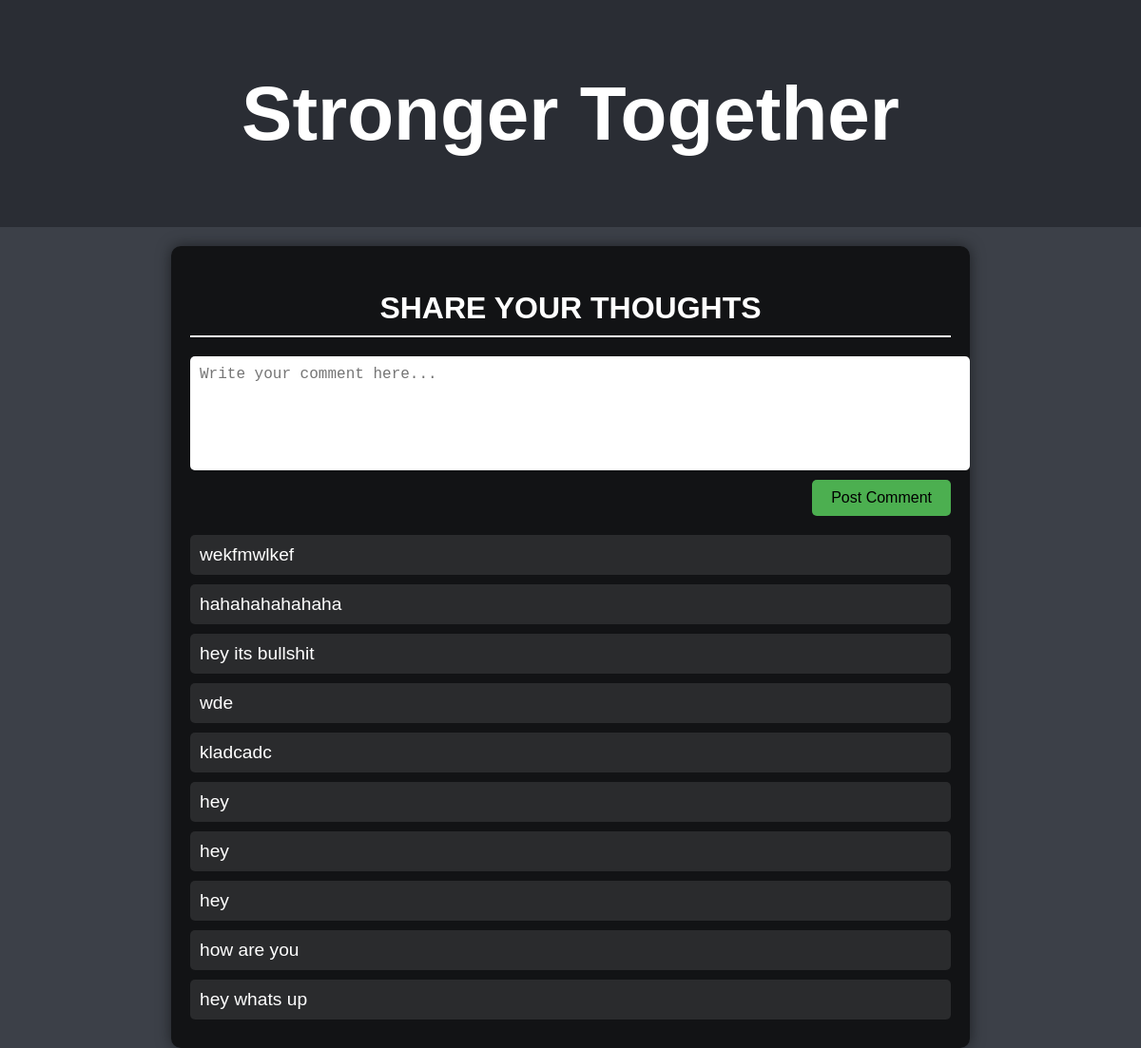
Page /comment/5554a531-fb45-4874-abca-b6b66539c2e8/ on the earlier database version.
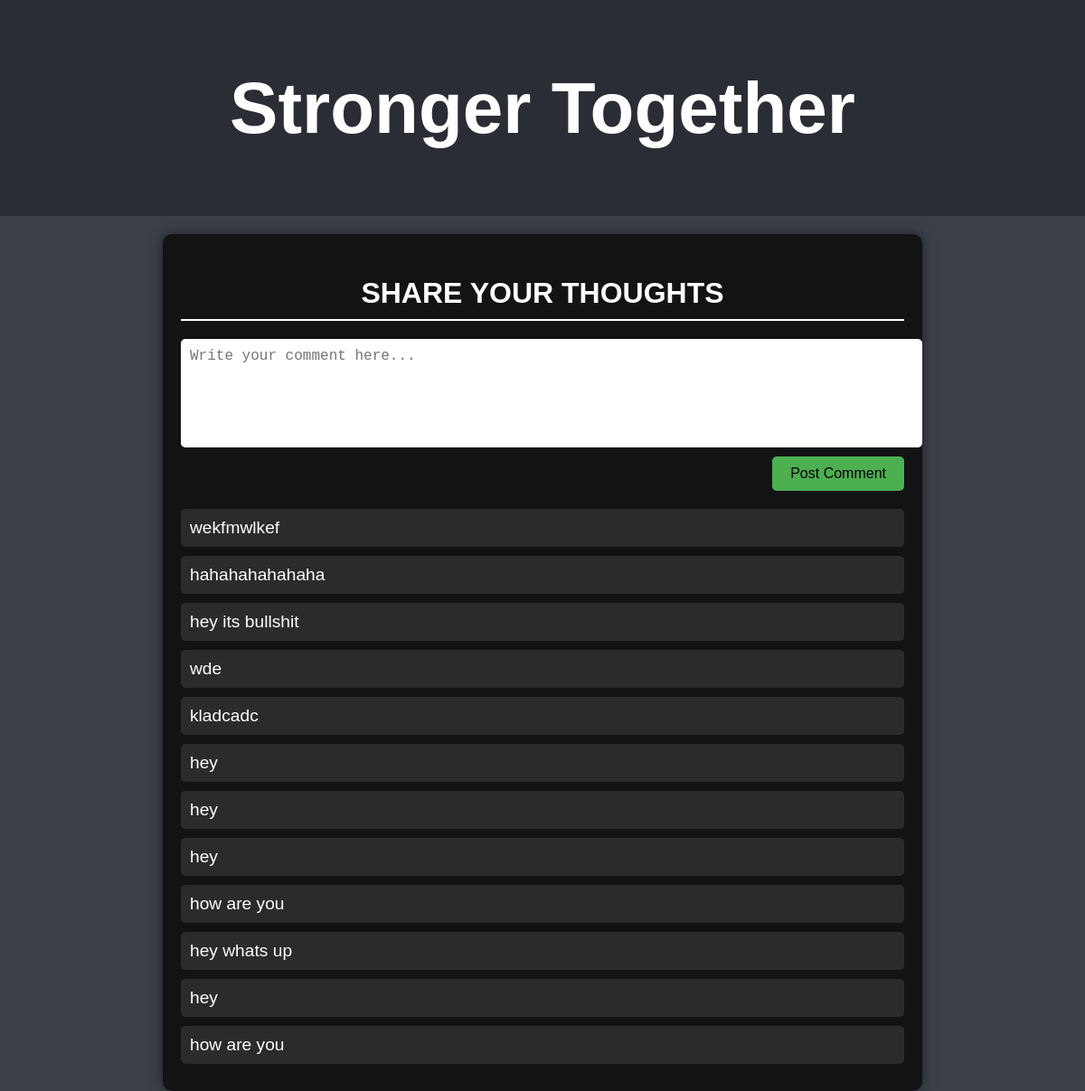
Same page on the later database version.
### homepage/models.py (models this page shows, shortened)
class comment(models.Model):
    comment = models.CharField(max_length=30)
    share = models.ForeignKey(share,on_delete=models.CASCADE)
    id = models.UUIDField(default=uuid.uuid4, unique=True,primary_key=True, editable=False)

### homepage/views.py (the view)
# urls.py: path('comment/<str:pk>/',views.com,name = 'comment'),
def com(request, pk):
    story_instance = share.objects.get(Privacy='Y', id=pk)
    if request.method == 'POST':
        form = commentform(request.POST)
        if form.is_valid():
            comment_instance = form.save(commit=False)
            comment_instance.share = story_instance
            comment_instance.save()
            return redirect(reverse('comment', kwargs={'pk': pk}))  # Redirect to the same page to refresh the comments
    else:
        form = commentform()
    context = {
        'data': story_instance,
        'form': form
    }
    return render(request, 'homepage/com.html', context)

### homepage/forms.py
class commentform(ModelForm):
    class Meta:
        model = comment
        fields = ['comment']

### homepage/templates/homepage/com.html (shortened to what this page needs)
<!DOCTYPE html>
{% load static %}
<html lang="en">
<head>
    <link rel="stylesheet" href="{% static 'com.css' %}">
</head>
<body>
    <header class="header">
        <h1>Stronger Together</h1>
    </header>
    <div class="comments-container">
        <h2 class="header-title">Share Your Thoughts</h2>
        <form class="comment-form" method="post">
            <textarea name="comment" placeholder="Write your comment here..." required></textarea>
            <button type="submit" class="submit-btn">Post Comment</button>
        </form>
        <div class="comments-section">
            {% for y in data.comment_set.all %}
                <div class="comment-div">
                    <p class="comment-text">{{y.comment}}</p>
                </div>
            {% endfor %}
        </div>
    </div>
</body>
</html>

Differences in the rows shown:
added comment: comment "hey"
added comment: comment "how are you"
